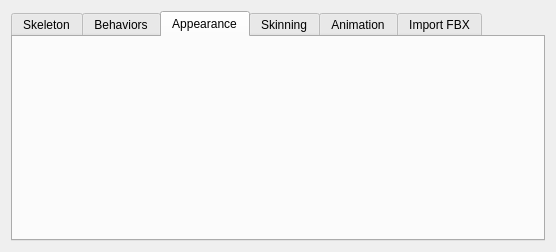
<?xml version="1.0" encoding="UTF-8"?>
<ui version="4.0">
 <class>Form</class>
 <widget class="QWidget" name="Form">
  <property name="geometry">
   <rect>
    <x>0</x>
    <y>0</y>
    <width>556</width>
    <height>252</height>
   </rect>
  </property>
  <property name="windowTitle">
   <string>Form</string>
  </property>
  <layout class="QVBoxLayout" name="verticalLayout_2">
   <item>
    <layout class="QVBoxLayout" name="verticalLayout">
     <item>
      <widget class="QTabWidget" name="tabWidget">
       <property name="currentIndex">
        <number>2</number>
       </property>
       <widget class="QWidget" name="tab">
        <attribute name="title">
         <string>Skeleton</string>
        </attribute>
       </widget>
       <widget class="QWidget" name="tab_2">
        <attribute name="title">
         <string>Behaviors</string>
        </attribute>
       </widget>
       <widget class="QWidget" name="tab_3">
        <attribute name="title">
         <string>Appearance</string>
        </attribute>
       </widget>
       <widget class="QWidget" name="tab_4">
        <attribute name="title">
         <string>Skinning</string>
        </attribute>
       </widget>
       <widget class="QWidget" name="tab_5">
        <attribute name="title">
         <string>Animation</string>
        </attribute>
       </widget>
       <widget class="QWidget" name="tab_6">
        <attribute name="title">
         <string>Import FBX</string>
        </attribute>
       </widget>
      </widget>
     </item>
    </layout>
   </item>
  </layout>
 </widget>
 <resources/>
 <connections/>
</ui>
